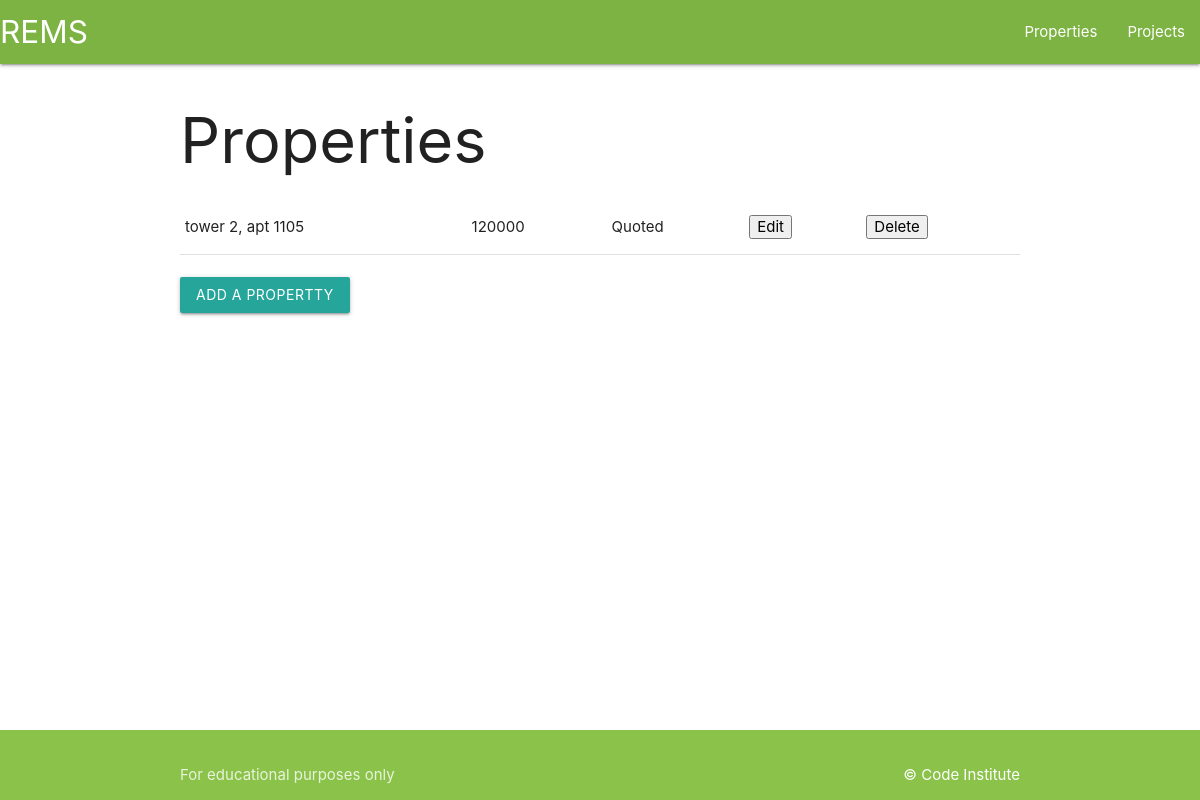
Before: / with the older database file.
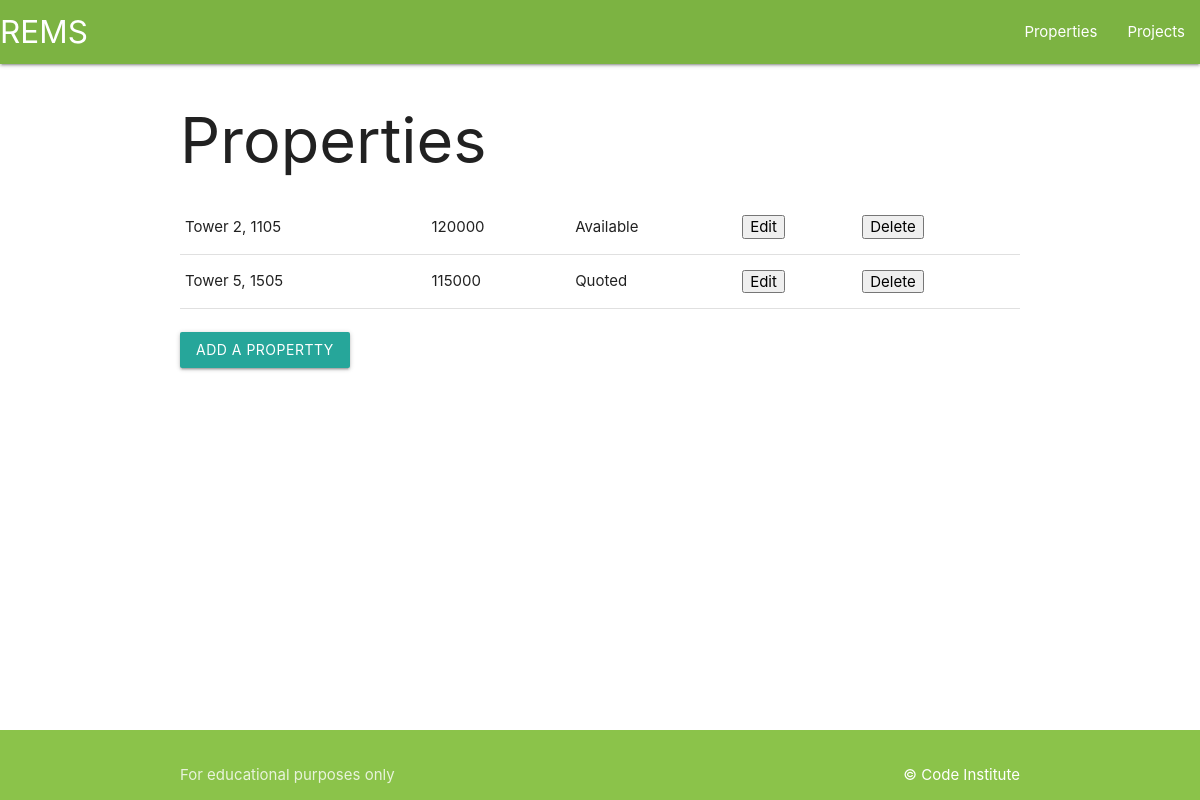
After: the same page with the newer database file.
### todo/models.py (models this page shows, shortened)
class Property(models.Model):
    PropertyStatus= models.TextChoices("PropertyStatus", "Available Quoted Reserved Rejected Sold")
    property_number = models.CharField(max_length=50, null=False, blank=False)
    Status = models.CharField(blank=True, choices=PropertyStatus.choices, max_length=10)
    Price = models.IntegerField(null=False, blank=False)
    last_modified = models.DateField(auto_now=True)
    project_id = models.ForeignKey(Project, on_delete=models.CASCADE)

### todo/views.py (the view)
# urls.py: path('', views.get_todo_list, name='home'),
def get_todo_list(request):
    properties = Property.objects.all()
    context = {
        'properties': properties
    }
    return render(request, 'todo/todo_list.html', context)

### todo/templates/todo/todo_list.html (shortened to what this page needs)
<!DOCTYPE html>
<html lang="en">
<head>
    <link rel="stylesheet" href="https://cdnjs.cloudflare.com/ajax/libs/font-awesome/6.4.0/css/all.min.css" />
    <link rel="stylesheet" href="https://cdnjs.cloudflare.com/ajax/libs/materialize/1.0.0/css/materialize.min.css" type="text/css">
    <link rel="stylesheet" href="/static/css/style.css" type="text/css">
</head>
<body>
    <header>
        <nav class="light-green darken-1">
            <div class="nav-wrapper">
              <a href="properties" class="brand-logo">REMS</a>
              <ul class="right hide-on-med-and-down">
                <li><a href="properties">Properties</a></li>
                <li><a href="projects">Projects</a></li>
              </ul>
            </div>
          </nav>
    </header>
    <main class="container">
        <h1>Properties</h1>
        <table>
            {% for property in properties %}
                <tr>
                    <td>{{ property.property_number }}</td>
                    <td>{{ property.Price }}</td>
                    <td>{{ property.Status }}</td>
                    <td>
                        <a href="/edit/{{ property.id }}">
                            <button>Edit</button>
                        </a>
                    </td>
                    <td>
                        <a href="/delete/{{ property.id }}">
                            <button>Delete</button>
                        </a>
                    </td>
                </tr>
            {% empty %}
            <tr><td>You haven't added any properties yet</td></tr>
            {% endfor %}
        </table>
        <br>
        <a class="waves-effect waves-light btn" href="/add">Add a propertty</a>
    </main>
    <footer class="page-footer light-green">
        <div class="footer-copyright light-green">
          <div class="container">
          For educational purposes only
          <a class="white-text right" href="https://codeinstitute.net" target="_blank">&copy; Code Institute</a>
          </div>
        </div>
      </footer>
</body>
</html>

### static/css/style.css (style rules this page uses)
body { display: flex; min-height: 100vh; flex-direction: column; }
main { flex: 1 0 auto; }

Changed rows visible on the page:
changed Property: property_number "tower 2, apt 1105" → "Tower 2, 1105"; Status "Quoted" → "Available"
added Property: property_number "Tower 5, 1505", Price "115000", Status "Quoted"
